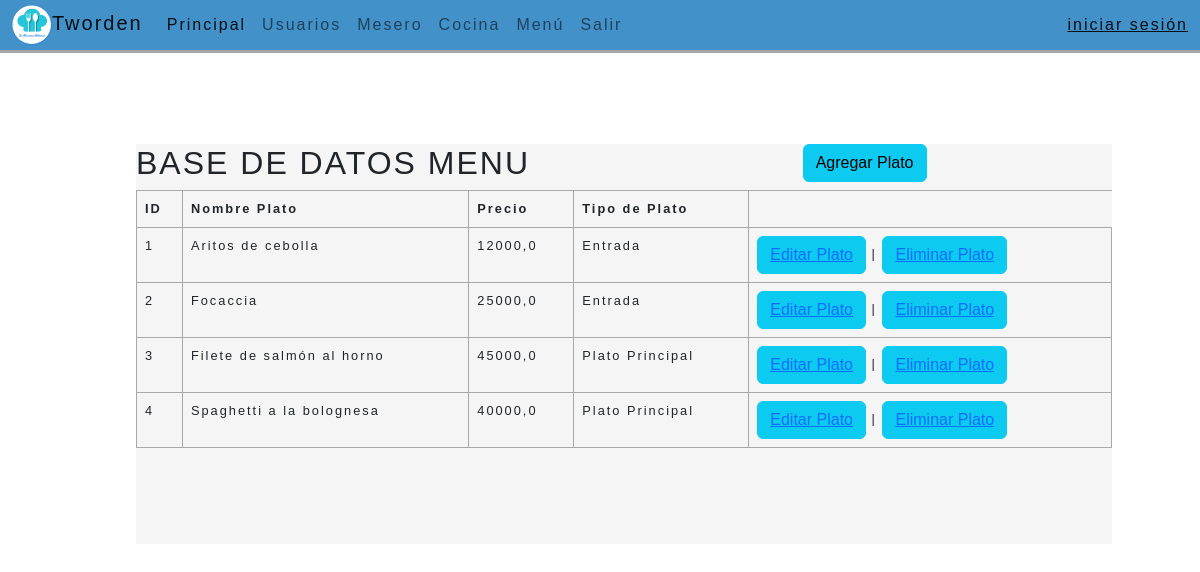
Before: /menu.html with the older database file.
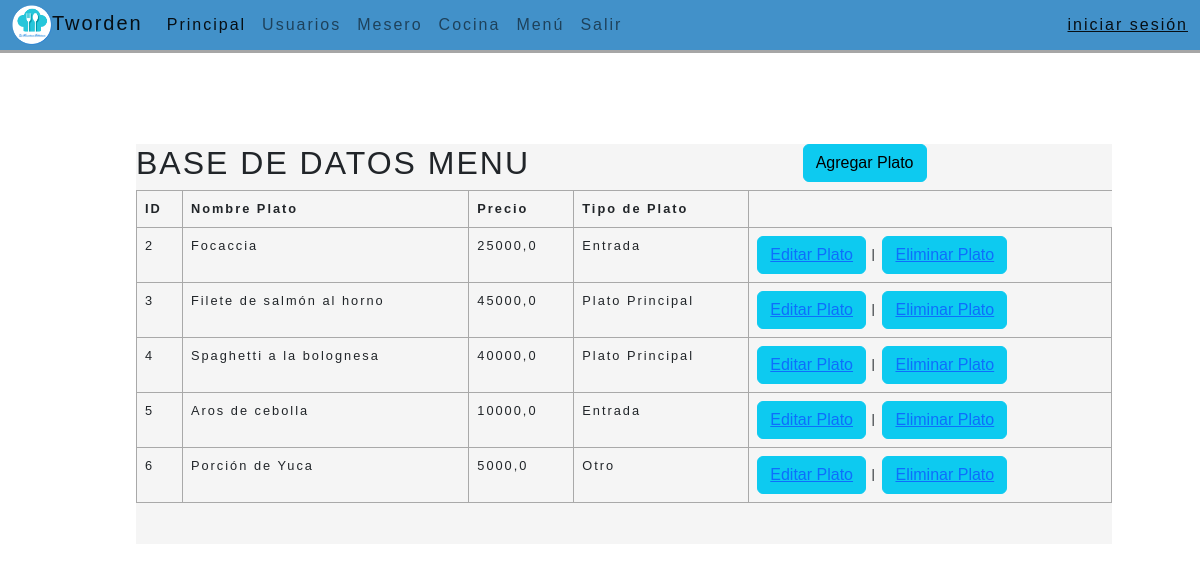
After: the same page with the newer database file.
### paginas/models.py (models this page shows, shortened)
class Menu(models.Model):
    id = models.AutoField(primary_key=True)
    nombre_plato= models.CharField(max_length=155, blank=False, null=False)
    precio= models.FloatField(null=False, blank=False)
    descripcion= models.TextField(max_length=255, blank=True, null=True)
    tipo_plato= models.CharField (
        max_length=50,
        choices=[('Entrada', 'Entrada'), ('Plato Principal', 'Plato Principal'), ('Postre', 'Postre'), ('Bebida', 'Bebida'), ('Otro', 'Otro')]
    )

### paginas/views.py (the view)
# urls.py: path('menu.html', views.menu, name='menu'),
def menu(request):
    platos = Menu.objects.all()
    context = {'platos': platos}
    return render(request,'menu.html', context)

### paginas/templates/menu.html (shortened to what this page needs)
{% extends "base.html" %}
{% block contenido %}
{% load static %}
<br><br><br><br><br><br>
<div class="container">
    <div class="table-wrapper2" style=" background: whitesmoke; width: Auto; height: 400px; overflow: scroll;" >
        <div class="table-title">
            <div class="row">
                <div class="col-sm-8"><h2> BASE DE DATOS MENU </h2></div>
                <div class="col-sm-4">
                    <a href="crear-plato.html">
                    <button type="submit" class="btn btn-info add-new">  Agregar Plato</button>
                    </a>
                </div>
            </div>
        </div>
        <table class="table table-bordered">
            <thead>
                <tr>
                    <th>ID</th>
                    <th>Nombre Plato</th>
                    <th>Precio</th>
                    <th>Tipo de Plato</th>
                </tr>
            </thead>
            <tbody>
                {%for plato in platos%}
                <tr>
                    <td>{{plato.id}}</td>
                    <td>{{plato.nombre_plato}}</td>
                    <td>{{plato.precio}}</td>
                    <td>{{plato.tipo_plato}}</td>
                    <td>
                        <button type="submit" class="btn btn-info add-new"><a href="{% url 'editar' plato.id %}">Editar Plato</a></button>
                        |
                        <button type="submit" class="btn btn-info add-new"><a href="{% url 'eliminar' plato.id %}">Eliminar Plato</a></button>
                    </td>
                </tr>
                {%endfor%}
            </tbody>
        </table>
    </div>
</div>
{% endblock %}

Changed rows visible on the page:
removed Menu: id "1", nombre_plato "Aritos de cebolla", precio "12000,0", tipo_plato "Entrada"
added Menu: id "5", nombre_plato "Aros de cebolla", precio "10000,0", tipo_plato "Entrada"
added Menu: id "6", nombre_plato "Porción de Yuca", precio "5000,0", tipo_plato "Otro"
